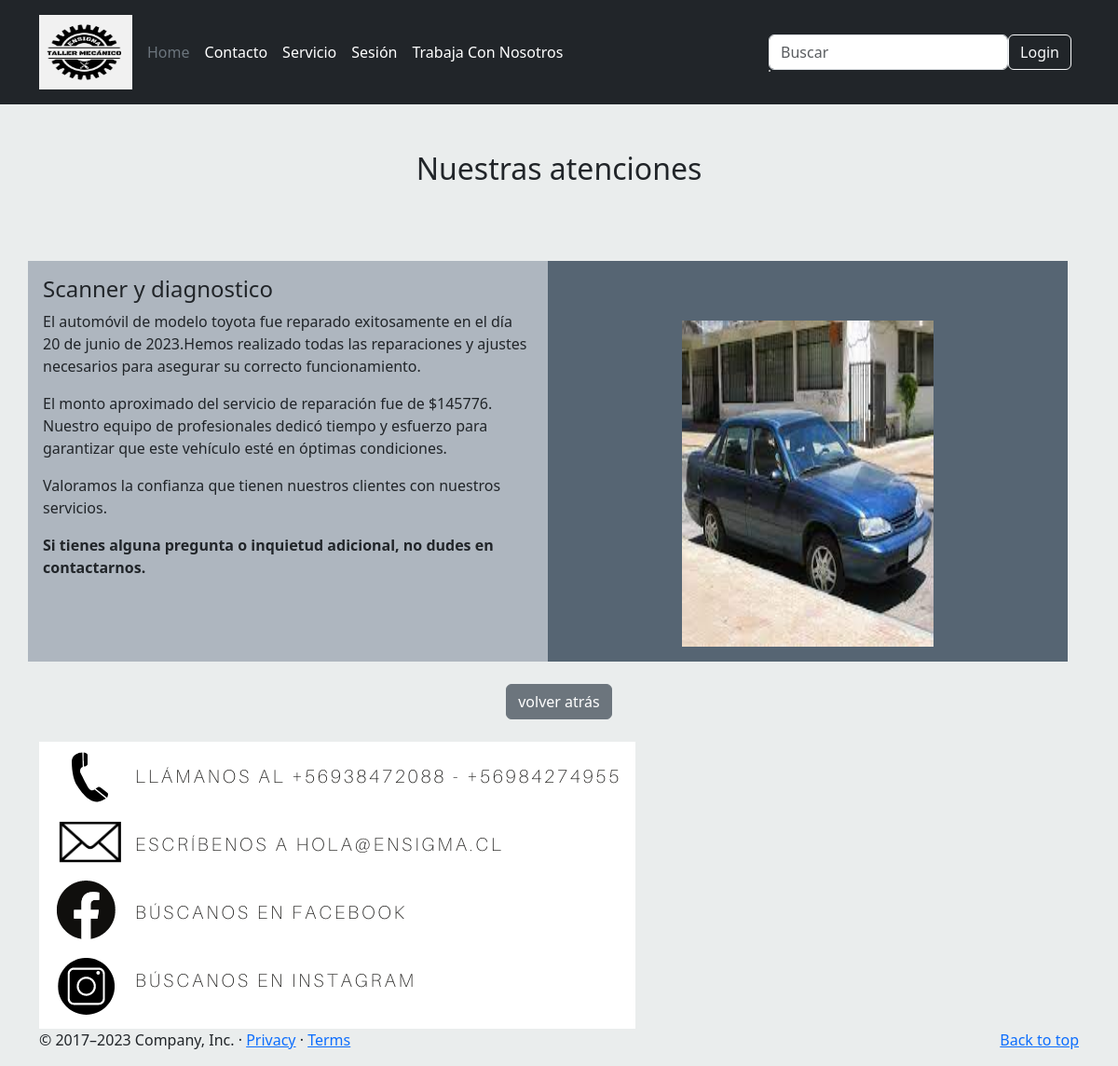
Page /informacion_atencion/18/ on the committed database.
### appweb/models.py (models this page shows, shortened)
class Atencion(models.Model):
    id_atencion = models.AutoField(primary_key=True)
    fecha = models.DateField()
    monto = models.IntegerField()
    Modelo = models.CharField(max_length=100)
    categoria = models.ForeignKey(Categoria, on_delete=models.CASCADE)
    observacion = models.TextField()
    motivoRechazo = models.TextField(null=True,blank=True)
    Estado = models.CharField(max_length=50, default='Pendiente')
    usuario = models.ForeignKey(User, on_delete=models.CASCADE, blank=True, null=True)
    fotografia = models.ImageField(null=True, upload_to='categoria')

class Categoria(models.Model):
    nombre_categoria = models.CharField(max_length=50)
    def __str__(self):
        return self.nombre_categoria

### appweb/views.py (the view)
# urls.py: path('informacion_atencion/<id_atencion>/',Inform_atenciones,name="Inform_atenciones"),
def Inform_atenciones(request,id_atencion):
    atencion = Atencion.objects.filter(id_atencion=id_atencion)
    data = {
        "atencion" : atencion
    }
    print(data)
    return render(request, "informacion_atencion.html",data)

### appweb/templates/informacion_atencion.html (shortened to what this page needs)
{% extends 'base.html' %}
{% load static %}
{% block contenido %}
<div class="container" style="margin-top: 50px" >
  <div id="profesionales_excelencia" class="row" >
    <div class="cont-profesionales col-lg-12 col-md-12 col-sm-12 col-xs-12">
        <center><h2>Nuestras atenciones</h2></center>
      <br>
      <br>
      <br>
      <div class="cont-listado row">
        <div class="row " id="menu">
            {% for p in atencion %}
            <div class="col-md-6 p-3" style="background-color:#AEB6BF ;">
                <h4> {{p.categoria}}</h4>
                <p>El automóvil de modelo {{ p.Modelo }} fue reparado exitosamente en el día {{ p.fecha }}.Hemos
                    realizado todas las reparaciones y ajustes necesarios para asegurar su correcto funcionamiento.</p>
                <p>El monto aproximado del servicio de reparación fue de ${{ p.monto }}. Nuestro equipo de profesionales dedicó tiempo y
                   esfuerzo para garantizar que este vehículo esté en óptimas condiciones.</p>
                <p>Valoramos la confianza que tienen nuestros clientes con nuestros servicios. </p>
                    <strong> Si tienes
                            alguna pregunta o inquietud adicional, no dudes en contactarnos.</strong>
            </div>
            <div class="col-md-6 p-3" style="background-color:#566573;">
                <br>
                <br>
                <center><a href="#">
                    {% if p.fotografia %}
                    <img width="270" height="350"
                      src="{{p.fotografia.url}}"
                      class="img-responsive wp-post-image" alt="" decoding="async" loading="lazy">
                    {% else %}
                      <img width="270" height="350"
                      src=""
                      class="img-responsive wp-post-image" alt="" decoding="async" loading="lazy">
                    {% endif%}
                    </a>
                </center>
            </div>
            {% endfor %}
        </div>
        <section>
          <br>
          <center><input type="button" class="btn btn-secondary btn" onclick="history.back()" name="volver atrás" value="volver atrás"></center>
          <br>
        </section>
        <div>
            <img src="{% static './imagen/dato.png'%}" style="float: left">
        </div>
    </div>
  </div>
</div>
{% endblock %}

### rows in the picture
Atencion: categoria "Scanner y diagnostico", Modelo "toyota", fecha "20 de junio de 2023", monto "145776", fotografia (picture)
